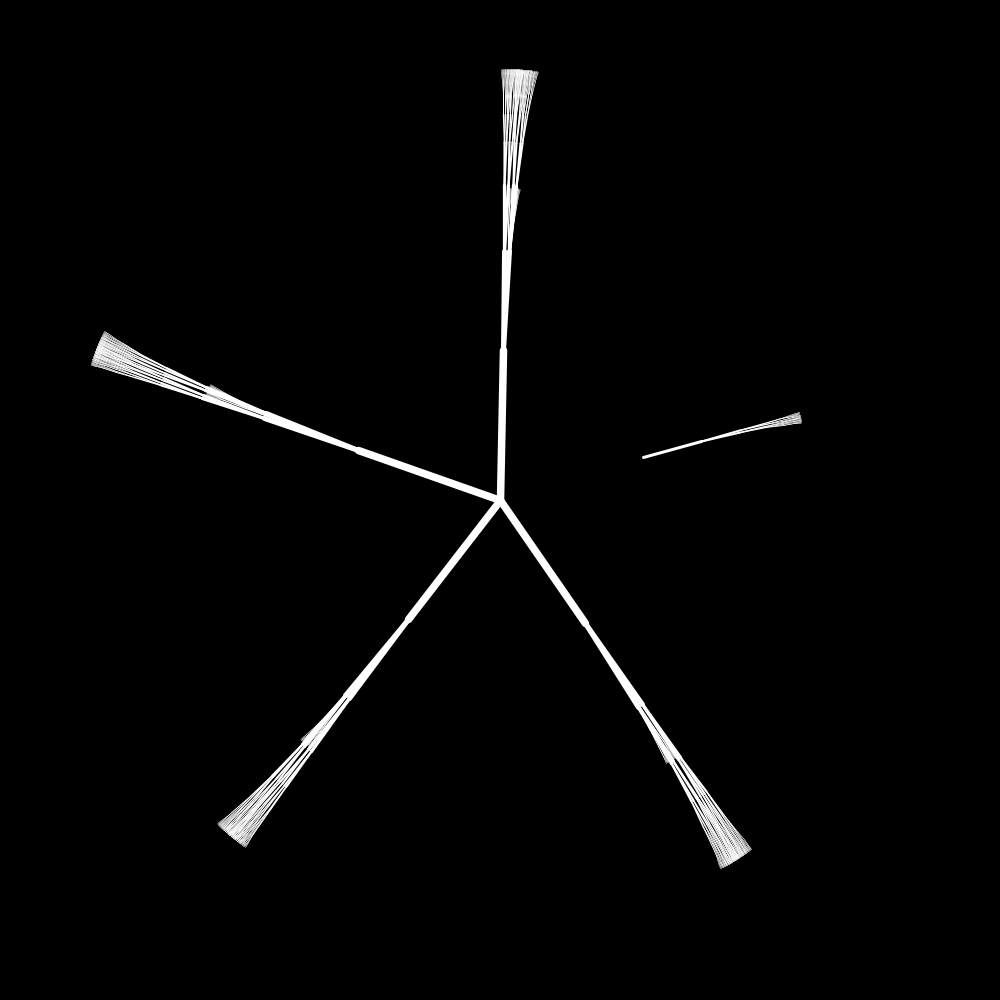
Frame 1 (no input)
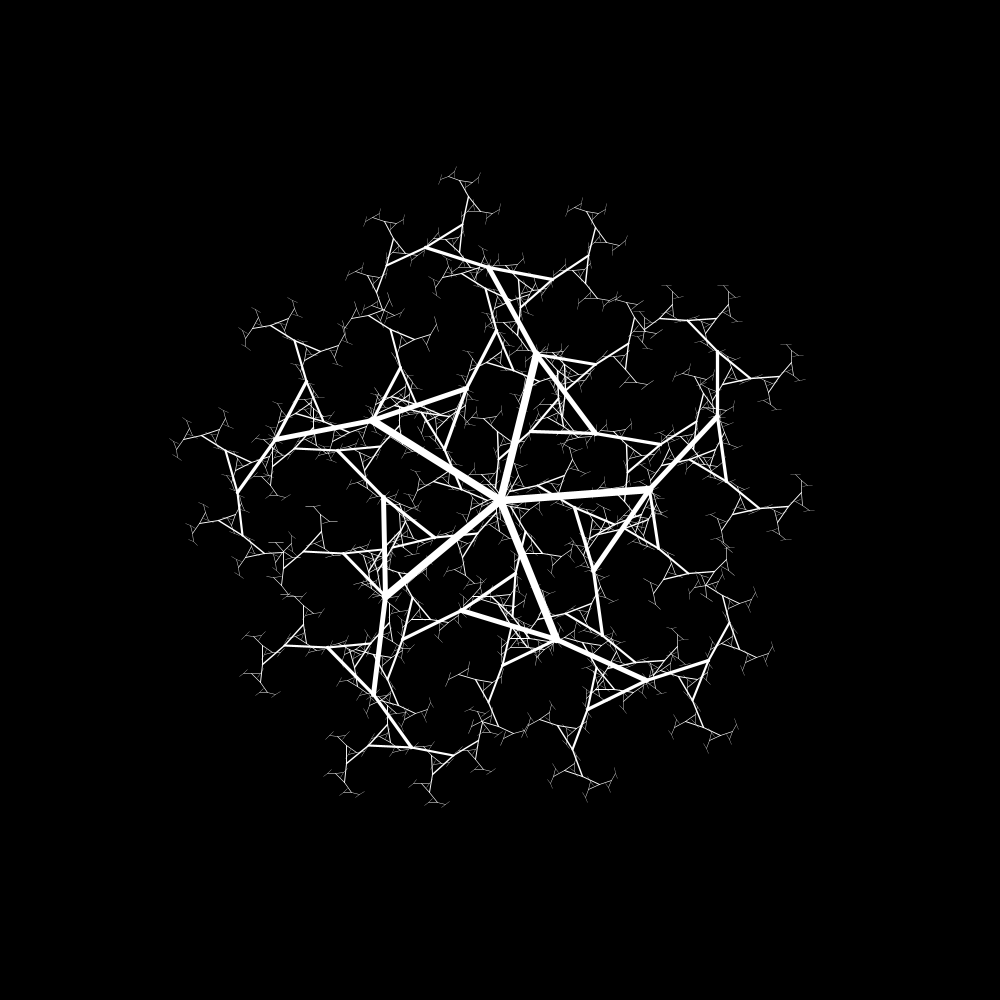
Frame 60 (the mouse pressed at the canvas centre just before this capture)
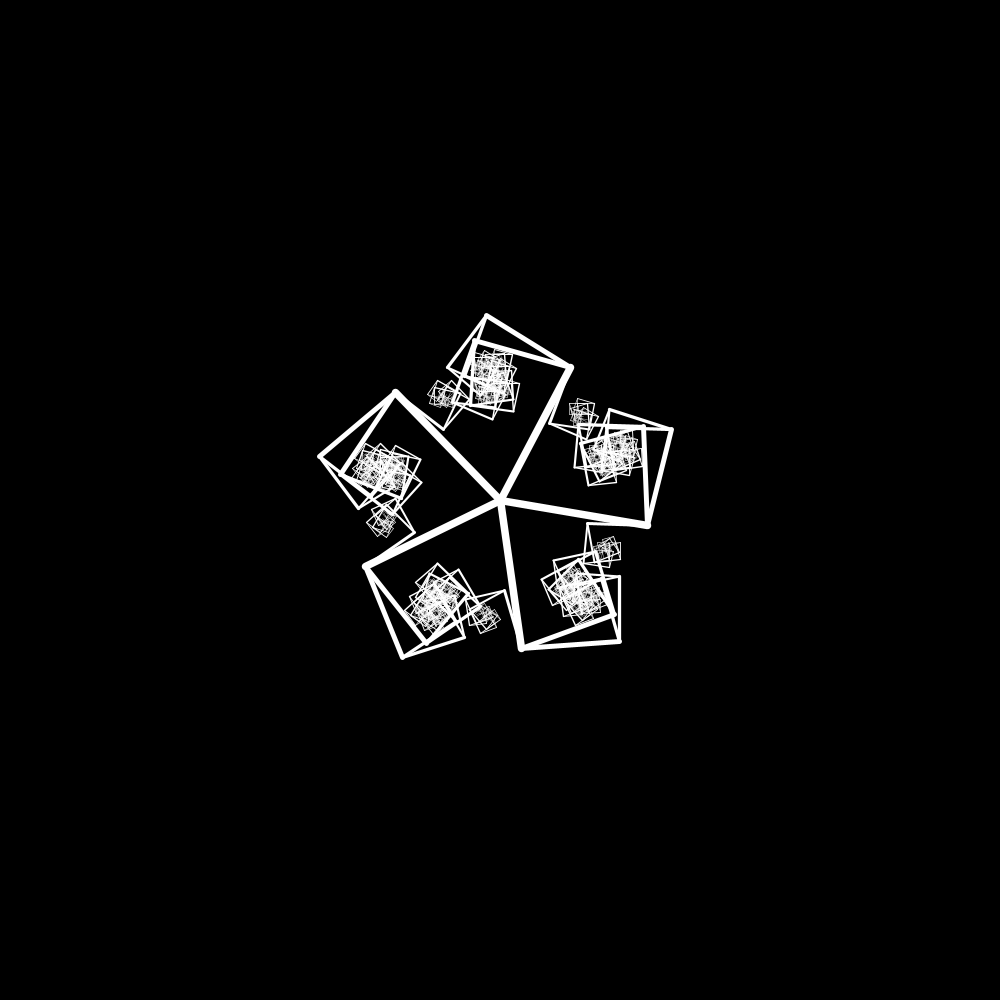
Frame 120 (the mouse held since frame 60 and released just before this capture)

The Processing sketch that drew these frames (run headless with seeded random() and noise(); from frame 60 on, the mouse is pressed at the canvas centre):

// Processing sketch: processing_182158
// ── processing_182158.pde

float theta;

//DECLARE
ArrayList branchCollection;

float rotationSpeed;
float rotation;

int depth = 5;
int trees = 5;
int screenSize = 1000;

void setup() {
  size(1000, 1000);
  //size(screenSize, screenSize);
  smooth();
  branchCollection = new ArrayList();

  for (int i = 0; i < trees; i++) {

    PVector origin = new PVector(0, 0);
    Branch myBranch = new Branch(origin);
    branchCollection.add(myBranch);
  }
}

void draw() {
  background(0);
  translate(0.5*screenSize, 0.5*screenSize);

  rotationSpeed = rotationSpeed += 0.025;
  rotation = (rotationSpeed);

  rotate(rotation);

  //ellipse(0,0,10,10);
  for (int i = 0; i < branchCollection.size (); i++) {
    rotate(TWO_PI/trees);
    pushMatrix();
    Branch mb = (Branch) branchCollection.get(i);
    mb.run();
    popMatrix();
  }
}


class Branch {

  float strokeWidth_min = 1;
  float strokeWidth_max = 5;
  float strokeWidth = (random(strokeWidth_min, strokeWidth_max));
  float randomTheta = random(0, 50);

  PVector loc = new PVector (0, 0, 0);

  Branch(PVector _loc) {

    loc = _loc;
  }

  void run() {
    branch( screenSize * 0.15 );
    display();
  }
  void branch(float length) {
    theta = rotation;
    strokeWeight(length/20);
    line(0, 0, 0, -length);
    translate(0, -length);
    length *= 0.66;
    if (length > depth) {
      pushMatrix();
      rotate(rotation/2);
      rotate(theta);
      branch(length);
      popMatrix();
      pushMatrix();
      rotate(rotation/2);
      rotate(-theta);
      branch(length);
      popMatrix();
    }
  }
  void display() {
    theta = map(0, 0, 500, 0, PI/2);
    //translate(0.5*width, 0.50*height);
    rotate(rotation);
    stroke(255);
    branch(60);
  }
}
